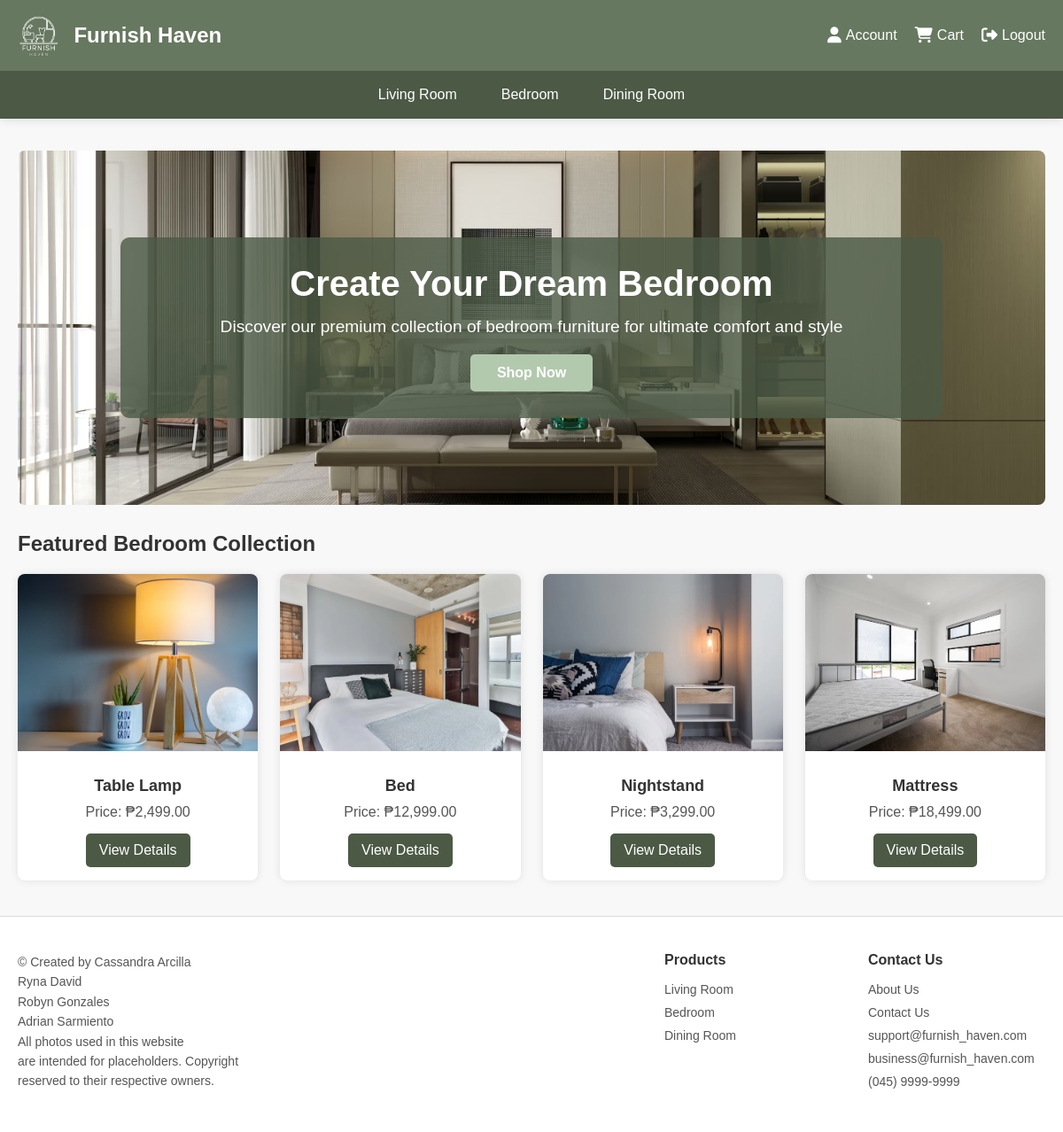
/bedroom.php, run on the app's committed database.
### tables this page shows
CREATE TABLE `products` (
  `id` int(11) NOT NULL,
  `main_image` varchar(255) NOT NULL,
  `name` varchar(100) NOT NULL,
  `price` decimal(10,2) NOT NULL,
  `description` text NOT NULL,
  `stock` int(11) DEFAULT 0,
  `category` enum('Living Room','Bedroom','Dining Room') NOT NULL
);

### bedroom.php (the view, shortened to what this page needs)
<?php
$servername = "localhost";
$username = "root";
$password = "";
$dbname = "furn_db";
$conn = new mysqli($servername, $username, $password, $dbname);
$products = [];
$sql = "SELECT id, main_image, name, price, description FROM products WHERE category = 'Bedroom'";
$result = $conn->query($sql);
if ($result->num_rows > 0) {
    while($row = $result->fetch_assoc()) {
        $products[] = [
            "id" => $row['id'],
            "img" => "uploads/products/" . $row['main_image'],
            "name" => $row['name'],
            "price" => "₱" . number_format($row['price'], 2),
            "description" => $row['description'],
            "dimensions" => "Varies",
            "materials" => "Varies",
            "colors" => [],
            "reviews" => []
        ];
    }
}
$selected_product = null;
?>
<!DOCTYPE html>
<html lang="en">
<head>
    <link rel="stylesheet" href="css/bedroom.css">
    <link rel="stylesheet" href="https://cdnjs.cloudflare.com/ajax/libs/font-awesome/6.6.0/css/all.min.css">
</head>
<body>
    <header class="header">
        <div class="header-container">
            <div class="logo-container">
                <img src="img/logo.png" alt="Furnish Haven Logo" class="logo">
                <a href="home.php" class="logo-text">Furnish Haven</a>
            </div>
            <div class="account-right">
                <a href="account.php"><i class="fas fa-user"></i> Account</a>
                <a href="cart.php"><i class="fas fa-shopping-cart"></i> Cart</a>
                <a href="login.php"><i class="fas fa-sign-out-alt"></i> Logout</a>
            </div>
        </div>
        <div class="nav">
            <div class="nav-container">
                <a href="living_room.php">Living Room</a>
                <a href="bedroom.php">Bedroom</a>
                <a href="dining_room.php">Dining Room</a>
            </div>
        </div>
    </header>
    <div class="container">
        <?php if ($selected_product): ?>
            <div class="product-detail-container">
                <div class="product-gallery">
                    <img id="main-image" src="<?php echo $selected_product['img']; ?>" alt="<?php echo $selected_product['name']; ?>" class="main-image">
                </div>
                <div class="product-info">
                    <h1><?php echo $selected_product['name']; ?></h1>
                    <div class="price"><?php echo $selected_product['price']; ?></div>
                    <div class="description"><?php echo $selected_product['description']; ?></div>
                    <div class="customization-option">
                        <h3>Quantity</h3>
                        <input type="number" min="1" value="1" style="padding: 8px; width: 60px; border: 1px solid #ddd; border-radius: 4px;">
                    </div>
                    <div class="action-buttons">
                        <button class="btn btn-primary" onclick="addToCart()">Add to Cart</button>
                        <button class="btn btn-secondary" onclick="addToWishlist()">Save to Wishlist</button>
                    </div>
                    <div class="shipping-info">
                        <p><strong>Shipping:</strong> Free standard shipping (3-5 business days). Express shipping available at checkout.</p>
                        <p><strong>Returns:</strong> 30-day easy returns. <a href="#">Learn more</a></p>
                    </div>
                </div>
            </div>
            <div class="specs-section">
                <h2>Product Specifications</h2>
                <div class="specs-grid">
                    <div class="spec-item">
                        <h3>Dimensions</h3>
                        <p><?php echo $selected_product['dimensions']; ?></p>
                    </div>
                    <div class="spec-item">
                        <h3>Materials</h3>
                        <p><?php echo $selected_product['materials']; ?></p>
                    </div>
                </div>
            </div>
        <?php else: ?>
            <div class="hero">
                <img src="img/bedroom.avif" alt="Bedroom Furniture" class="hero-image">
                <div class="hero-content">
                    <h1>Create Your Dream Bedroom</h1>
                    <p>Discover our premium collection of bedroom furniture for ultimate comfort and style</p>
                    <a href="#featured" class="hero-btn">Shop Now</a>
                </div>
            </div>
            <h2 id="featured">Featured Bedroom Collection</h2>
            <?php if (!$selected_product): ?>
    <div class="product-grid">
        <?php foreach ($products as $product): ?>
            <div class="product-card">
                <img src="<?php echo $product['img']; ?>" alt="<?php echo $product['name']; ?>">
                <div class="product-card-content">
                    <h3><?php echo $product['name']; ?></h3>
                    <p>Price: <?php echo $product['price']; ?></p>
                    <a href="product_details.php?id=<?php echo $product['id']; ?>">View Details</a>
                </div>
            </div>
        <?php endforeach; ?>
    </div>
<?php endif; ?>
        <?php endif; ?>
    </div>
    <footer class="footer">
        <div class="footer-container">
            <div class="footer-copyright">
                <p>
                    © Created by Cassandra Arcilla<br>
                    Ryna David<br>
                    Robyn Gonzales<br>
                    Adrian Sarmiento<br>
                    All photos used in this website<br>
                    are intended for placeholders. Copyright<br>
                    reserved to their respective owners.
                </p>
            </div>
            <div class="footer-column">
                <h3>Products</h3>
                <ul>
                    <li><a href="living_room.php">Living Room</a></li>
                    <li><a href="bedroom.php">Bedroom</a></li>
                    <li><a href="dining_room.php">Dining Room</a></li>
                </ul>
            </div>
            <div class="footer-column">
                <h3>Contact Us</h3>
                <ul>
                    <li><a href="about.php">About Us</a></li>
                    <li><a href="contact.php">Contact Us</a></li>
                    <li><a href="mailto:support@homify.com">support@furnish_haven.com</a></li>
                    <li><a href="mailto:business@homify.com">business@furnish_haven.com</a></li>
                    <li><a href="tel:04599999999">(045) 9999-9999</a></li>
                </ul>
            </div>
        </div>
    </footer>
</body>
</html>

### css/bedroom.css (style rules this page uses)
:root { --primary-color: #4B5945; --secondary-color: #66785F; --light-accent: #B2C9AD; --lighter-accent: #91AC8F; --white: #ffffff; --light-gray: #f8f8f8; --medium-gray: #dddddd; --dark-gray: #555555; --black: #333333; }
* { margin: 0; padding: 0; box-sizing: border-box; }
body { font-family: Arial, sans-serif; background: var(--light-gray); color: var(--black); padding-top: 150px; }
.header { position: fixed; top: 0; left: 0; width: 100%; background: var(--secondary-color); color: var(--white); z-index: 1000; box-shadow: 0 2px 10px rgba(0,0,0,0.1); }
.header-container { display: flex; justify-content: space-between; align-items: center; padding: 15px 20px; max-width: 1200px; margin: 0 auto; }
.logo-container { display: flex; align-items: center; gap: 15px; }
.logo { height: 50px; width: auto; }
.logo-text { font-size: 1.5rem; font-weight: bold; color: var(--white); text-decoration: none; }
.account-right { display: flex; align-items: center; gap: 20px; }
.account-right a { color: var(--white); text-decoration: none; font-size: 16px; display: flex; align-items: center; gap: 5px; transition: color 0.3s; }
.account-right i { font-size: 18px; }
.nav { background: var(--primary-color); padding: 10px 0; }
.nav-container { max-width: 1200px; margin: 0 auto; display: flex; justify-content: center; gap: 20px; }
.nav a { color: var(--white); text-decoration: none; padding: 8px 15px; font-size: 16px; transition: background-color 0.3s; border-radius: 4px; }
.container { max-width: 1200px; margin: 0 auto; padding: 20px; min-height: calc(100vh - 300px); }
.hero { position: relative; height: 400px; overflow: hidden; margin-bottom: 30px; border-radius: 8px; }
.hero-image { width: 100%; height: 100%; object-fit: cover; }
.hero-content { position: absolute; top: 50%; left: 50%; transform: translate(-50%, -50%); text-align: center; color: var(--white); width: 80%; background-color: rgba(75, 89, 69, 0.8); padding: 30px; border-radius: 10px; }
.hero h1 { font-size: 2.5rem; margin-bottom: 15px; }
.hero p { font-size: 1.2rem; margin-bottom: 20px; }
.hero-btn { display: inline-block; padding: 12px 30px; background-color: var(--light-accent); color: var(--white); text-decoration: none; border-radius: 5px; font-weight: bold; transition: background-color 0.3s; }
.product-grid { display: grid; grid-template-columns: repeat(auto-fill, minmax(250px, 1fr)); gap: 25px; padding: 20px 0; }
.product-card { background: var(--white); border-radius: 8px; box-shadow: 0 0 10px rgba(0, 0, 0, 0.1); text-align: center; transition: transform 0.3s, box-shadow 0.3s; overflow: hidden; }
.product-card img { width: 100%; height: 200px; object-fit: cover; }
.product-card-content { padding: 15px; }
.product-card h3 { font-size: 18px; margin: 10px 0; color: var(--black); }
.product-card p { font-size: 16px; color: var(--dark-gray); margin-bottom: 15px; }
.product-card a { display: inline-block; padding: 10px 15px; background: var(--primary-color); color: var(--white); text-decoration: none; border-radius: 5px; transition: background-color 0.3s; }
.footer { background-color: var(--white); padding: 40px 0; font-family: Arial, sans-serif; border-top: 1px solid var(--medium-gray); }
.footer-container { max-width: 1200px; margin: 0 auto; display: flex; justify-content: space-between; flex-wrap: wrap; padding: 0 20px; gap: 30px; }
.footer-copyright { flex: 1; min-width: 300px; }
.footer-copyright p { color: var(--dark-gray); font-size: 14px; margin: 0; line-height: 1.6; }
.footer-column { flex: 0 0 200px; }
.footer h3 { color: var(--black); font-size: 16px; margin-bottom: 15px; font-weight: bold; }
.footer ul { list-style: none; }
.footer li { margin-bottom: 8px; }
.footer a { color: var(--dark-gray); text-decoration: none; font-size: 14px; transition: color 0.3s; }

### data on the page
products: shows a picture, name "Table Lamp", price "₱2,499.00"
products: shows a picture, name "Bed", price "₱12,999.00"
products: shows a picture, name "Nightstand", price "₱3,299.00"
products: shows a picture, name "Mattress", price "₱18,499.00"
